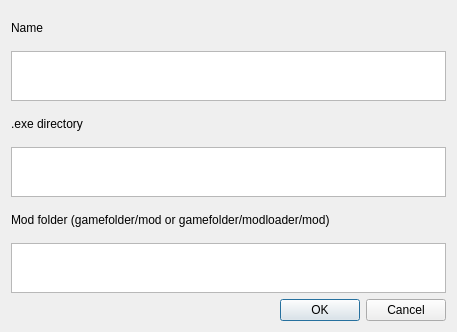
<?xml version="1.0" encoding="UTF-8"?>
<ui version="4.0">
 <class>Dialog</class>
 <widget class="QDialog" name="Dialog">
  <property name="geometry">
   <rect>
    <x>0</x>
    <y>0</y>
    <width>457</width>
    <height>332</height>
   </rect>
  </property>
  <property name="windowTitle">
   <string>Dialog</string>
  </property>
  <layout class="QVBoxLayout" name="verticalLayout">
   <item>
    <widget class="QLabel" name="label">
     <property name="text">
      <string>Name</string>
     </property>
    </widget>
   </item>
   <item>
    <widget class="QPlainTextEdit" name="t3">
     <property name="maximumSize">
      <size>
       <width>16777215</width>
       <height>50</height>
      </size>
     </property>
    </widget>
   </item>
   <item>
    <widget class="QLabel" name="label_2">
     <property name="text">
      <string>.exe directory</string>
     </property>
    </widget>
   </item>
   <item>
    <widget class="QPlainTextEdit" name="t2">
     <property name="maximumSize">
      <size>
       <width>16777215</width>
       <height>50</height>
      </size>
     </property>
    </widget>
   </item>
   <item>
    <widget class="QLabel" name="label_3">
     <property name="text">
      <string>Mod folder (gamefolder/mod or gamefolder/modloader/mod)</string>
     </property>
    </widget>
   </item>
   <item>
    <widget class="QPlainTextEdit" name="t1">
     <property name="maximumSize">
      <size>
       <width>16777215</width>
       <height>50</height>
      </size>
     </property>
    </widget>
   </item>
   <item>
    <widget class="QDialogButtonBox" name="buttonBox">
     <property name="orientation">
      <enum>Qt::Horizontal</enum>
     </property>
     <property name="standardButtons">
      <set>QDialogButtonBox::Cancel|QDialogButtonBox::Ok</set>
     </property>
    </widget>
   </item>
  </layout>
 </widget>
 <resources/>
 <connections>
  <connection>
   <sender>buttonBox</sender>
   <signal>accepted()</signal>
   <receiver>Dialog</receiver>
   <slot>accept()</slot>
   <hints>
    <hint type="sourcelabel">
     <x>248</x>
     <y>254</y>
    </hint>
    <hint type="destinationlabel">
     <x>157</x>
     <y>274</y>
    </hint>
   </hints>
  </connection>
  <connection>
   <sender>buttonBox</sender>
   <signal>rejected()</signal>
   <receiver>Dialog</receiver>
   <slot>reject()</slot>
   <hints>
    <hint type="sourcelabel">
     <x>316</x>
     <y>260</y>
    </hint>
    <hint type="destinationlabel">
     <x>286</x>
     <y>274</y>
    </hint>
   </hints>
  </connection>
 </connections>
</ui>
